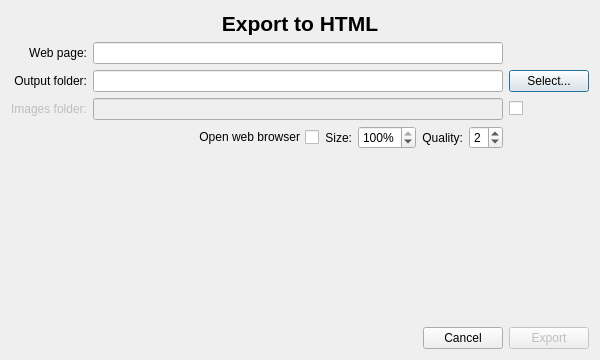
<?xml version="1.0" encoding="UTF-8"?>
<ui version="4.0">
 <class>ExportToHtmlDialog</class>
 <widget class="QDialog" name="ExportToHtmlDialog">
  <property name="geometry">
   <rect>
    <x>0</x>
    <y>0</y>
    <width>600</width>
    <height>360</height>
   </rect>
  </property>
  <property name="sizePolicy">
   <sizepolicy hsizetype="Preferred" vsizetype="Preferred">
    <horstretch>0</horstretch>
    <verstretch>0</verstretch>
   </sizepolicy>
  </property>
  <property name="minimumSize">
   <size>
    <width>0</width>
    <height>0</height>
   </size>
  </property>
  <property name="maximumSize">
   <size>
    <width>16777215</width>
    <height>16777215</height>
   </size>
  </property>
  <property name="windowTitle">
   <string>Export HDR to HTML</string>
  </property>
  <property name="windowIcon">
   <iconset resource="../../icons.qrc">
    <normaloff>:/new/prefix1/images/luminance-hdr.png</normaloff>:/new/prefix1/images/luminance-hdr.png</iconset>
  </property>
  <layout class="QGridLayout" name="gridLayout_2">
   <item row="0" column="0">
    <layout class="QVBoxLayout" name="verticalLayout">
     <item>
      <widget class="QLabel" name="label">
       <property name="font">
        <font>
         <pointsize>16</pointsize>
         <weight>75</weight>
         <bold>true</bold>
        </font>
       </property>
       <property name="text">
        <string>Export to HTML</string>
       </property>
       <property name="alignment">
        <set>Qt::AlignCenter</set>
       </property>
      </widget>
     </item>
     <item>
      <layout class="QGridLayout" name="gridLayout">
       <item row="0" column="0">
        <widget class="QLabel" name="label_3">
         <property name="sizePolicy">
          <sizepolicy hsizetype="Minimum" vsizetype="Preferred">
           <horstretch>0</horstretch>
           <verstretch>0</verstretch>
          </sizepolicy>
         </property>
         <property name="text">
          <string>Web page:</string>
         </property>
         <property name="alignment">
          <set>Qt::AlignRight|Qt::AlignTrailing|Qt::AlignVCenter</set>
         </property>
        </widget>
       </item>
       <item row="0" column="1">
        <widget class="QLineEdit" name="lineEditPageName"/>
       </item>
       <item row="1" column="1">
        <widget class="QLineEdit" name="lineEditOutputFolder"/>
       </item>
       <item row="1" column="0">
        <widget class="QLabel" name="label_4">
         <property name="sizePolicy">
          <sizepolicy hsizetype="Minimum" vsizetype="Preferred">
           <horstretch>0</horstretch>
           <verstretch>0</verstretch>
          </sizepolicy>
         </property>
         <property name="text">
          <string>Output folder:</string>
         </property>
         <property name="alignment">
          <set>Qt::AlignRight|Qt::AlignTrailing|Qt::AlignVCenter</set>
         </property>
        </widget>
       </item>
       <item row="3" column="1">
        <layout class="QHBoxLayout" name="horizontalLayout_2">
         <item>
          <spacer name="horizontalSpacer_2">
           <property name="orientation">
            <enum>Qt::Horizontal</enum>
           </property>
           <property name="sizeType">
            <enum>QSizePolicy::MinimumExpanding</enum>
           </property>
           <property name="sizeHint" stdset="0">
            <size>
             <width>40</width>
             <height>20</height>
            </size>
           </property>
          </spacer>
         </item>
         <item>
          <widget class="QCheckBox" name="checkBoxOpenOnBrowser">
           <property name="sizePolicy">
            <sizepolicy hsizetype="Minimum" vsizetype="Fixed">
             <horstretch>0</horstretch>
             <verstretch>0</verstretch>
            </sizepolicy>
           </property>
           <property name="layoutDirection">
            <enum>Qt::RightToLeft</enum>
           </property>
           <property name="text">
            <string>Open web browser</string>
           </property>
          </widget>
         </item>
         <item>
          <widget class="QLabel" name="label_6">
           <property name="sizePolicy">
            <sizepolicy hsizetype="Minimum" vsizetype="Preferred">
             <horstretch>0</horstretch>
             <verstretch>0</verstretch>
            </sizepolicy>
           </property>
           <property name="layoutDirection">
            <enum>Qt::LeftToRight</enum>
           </property>
           <property name="text">
            <string>Size:</string>
           </property>
           <property name="alignment">
            <set>Qt::AlignRight|Qt::AlignTrailing|Qt::AlignVCenter</set>
           </property>
          </widget>
         </item>
         <item>
          <widget class="QSpinBox" name="spinBoxSize">
           <property name="suffix">
            <string>%</string>
           </property>
           <property name="minimum">
            <number>1</number>
           </property>
           <property name="maximum">
            <number>100</number>
           </property>
           <property name="value">
            <number>100</number>
           </property>
          </widget>
         </item>
         <item>
          <widget class="QLabel" name="label_2">
           <property name="sizePolicy">
            <sizepolicy hsizetype="Minimum" vsizetype="Preferred">
             <horstretch>0</horstretch>
             <verstretch>0</verstretch>
            </sizepolicy>
           </property>
           <property name="text">
            <string>Quality:</string>
           </property>
           <property name="alignment">
            <set>Qt::AlignRight|Qt::AlignTrailing|Qt::AlignVCenter</set>
           </property>
          </widget>
         </item>
         <item>
          <widget class="QSpinBox" name="spinBoxQuality">
           <property name="minimum">
            <number>1</number>
           </property>
           <property name="maximum">
            <number>4</number>
           </property>
           <property name="value">
            <number>2</number>
           </property>
          </widget>
         </item>
        </layout>
       </item>
       <item row="2" column="1">
        <widget class="QLineEdit" name="lineEditImagesFolder">
         <property name="enabled">
          <bool>false</bool>
         </property>
        </widget>
       </item>
       <item row="2" column="2">
        <widget class="QCheckBox" name="checkBoxImagesFolder">
         <property name="sizePolicy">
          <sizepolicy hsizetype="Minimum" vsizetype="Fixed">
           <horstretch>0</horstretch>
           <verstretch>0</verstretch>
          </sizepolicy>
         </property>
         <property name="layoutDirection">
          <enum>Qt::LeftToRight</enum>
         </property>
         <property name="text">
          <string notr="true"/>
         </property>
        </widget>
       </item>
       <item row="2" column="0">
        <widget class="QLabel" name="label_5">
         <property name="enabled">
          <bool>false</bool>
         </property>
         <property name="sizePolicy">
          <sizepolicy hsizetype="Minimum" vsizetype="Preferred">
           <horstretch>0</horstretch>
           <verstretch>0</verstretch>
          </sizepolicy>
         </property>
         <property name="minimumSize">
          <size>
           <width>0</width>
           <height>0</height>
          </size>
         </property>
         <property name="maximumSize">
          <size>
           <width>16777215</width>
           <height>16777215</height>
          </size>
         </property>
         <property name="text">
          <string>Images folder:</string>
         </property>
         <property name="alignment">
          <set>Qt::AlignRight|Qt::AlignTrailing|Qt::AlignVCenter</set>
         </property>
        </widget>
       </item>
       <item row="1" column="2">
        <widget class="QPushButton" name="OutputFolderButton">
         <property name="sizePolicy">
          <sizepolicy hsizetype="Minimum" vsizetype="Fixed">
           <horstretch>0</horstretch>
           <verstretch>0</verstretch>
          </sizepolicy>
         </property>
         <property name="text">
          <string>Select...</string>
         </property>
         <property name="icon">
          <iconset theme="document-open">
           <normaloff>.</normaloff>.</iconset>
         </property>
        </widget>
       </item>
      </layout>
     </item>
     <item>
      <spacer name="verticalSpacer">
       <property name="orientation">
        <enum>Qt::Vertical</enum>
       </property>
       <property name="sizeType">
        <enum>QSizePolicy::MinimumExpanding</enum>
       </property>
       <property name="sizeHint" stdset="0">
        <size>
         <width>20</width>
         <height>40</height>
        </size>
       </property>
      </spacer>
     </item>
     <item>
      <layout class="QHBoxLayout" name="horizontalLayout">
       <item>
        <spacer name="horizontalSpacer">
         <property name="orientation">
          <enum>Qt::Horizontal</enum>
         </property>
         <property name="sizeHint" stdset="0">
          <size>
           <width>203</width>
           <height>20</height>
          </size>
         </property>
        </spacer>
       </item>
       <item>
        <layout class="QHBoxLayout" name="horizontalLayout_3">
         <item>
          <widget class="QPushButton" name="CancelButton">
           <property name="text">
            <string>Cancel</string>
           </property>
          </widget>
         </item>
         <item>
          <widget class="QPushButton" name="ExportButton">
           <property name="enabled">
            <bool>false</bool>
           </property>
           <property name="text">
            <string>Export</string>
           </property>
          </widget>
         </item>
        </layout>
       </item>
      </layout>
     </item>
    </layout>
   </item>
  </layout>
 </widget>
 <tabstops>
  <tabstop>lineEditPageName</tabstop>
  <tabstop>lineEditOutputFolder</tabstop>
  <tabstop>OutputFolderButton</tabstop>
  <tabstop>lineEditImagesFolder</tabstop>
  <tabstop>checkBoxImagesFolder</tabstop>
  <tabstop>checkBoxOpenOnBrowser</tabstop>
  <tabstop>spinBoxSize</tabstop>
  <tabstop>spinBoxQuality</tabstop>
  <tabstop>CancelButton</tabstop>
  <tabstop>ExportButton</tabstop>
 </tabstops>
 <resources>
  <include location="../../icons.qrc"/>
 </resources>
 <connections>
  <connection>
   <sender>checkBoxImagesFolder</sender>
   <signal>clicked(bool)</signal>
   <receiver>lineEditImagesFolder</receiver>
   <slot>setEnabled(bool)</slot>
   <hints>
    <hint type="sourcelabel">
     <x>539</x>
     <y>135</y>
    </hint>
    <hint type="destinationlabel">
     <x>348</x>
     <y>140</y>
    </hint>
   </hints>
  </connection>
  <connection>
   <sender>checkBoxImagesFolder</sender>
   <signal>clicked(bool)</signal>
   <receiver>label_5</receiver>
   <slot>setEnabled(bool)</slot>
   <hints>
    <hint type="sourcelabel">
     <x>542</x>
     <y>135</y>
    </hint>
    <hint type="destinationlabel">
     <x>137</x>
     <y>140</y>
    </hint>
   </hints>
  </connection>
  <connection>
   <sender>CancelButton</sender>
   <signal>clicked()</signal>
   <receiver>ExportToHtmlDialog</receiver>
   <slot>reject()</slot>
   <hints>
    <hint type="sourcelabel">
     <x>443</x>
     <y>323</y>
    </hint>
    <hint type="destinationlabel">
     <x>253</x>
     <y>250</y>
    </hint>
   </hints>
  </connection>
 </connections>
</ui>
